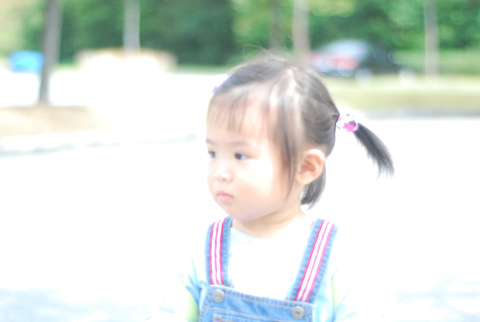
#> input picture 05.OpenCV/img/bright.jpg, 480 x 322 px
$ jupyter execute 'opencv day5.ipynb'
#> lines starting #> are read from the running program, lines starting #| are printed output that depends on the picture
## CLAHE

CLAHE(Contrast Limiting Adaptive Histogram Equalization)는
영상 전체에 이퀄라이즈를 적용했을때 너무 밝은 부분이 날아가는 현상을 막기 위해 영상을 일정한 영역으로 나눠서 이퀄라이즈를 적용하는 것을 말한다.
노이즈가 증폭되는 것을 막기 위해 어느 히스토그램 계급(bin)이든 지정된 제한 값을 넘으면 그 픽셀은 다른 계급으로 배분하고 나서 이퀄라이즈를 적용한다.

##### clahe = cv2.createCLAHE(clipLimit, tileGridSize) : CLAHE 생성
* clipLimit : Contrast 제한 경계 값, 기본 40.0
* tileGridSize : 영역 크기, 기본 8x8
* clahe : 생성된 CLAHE 객체

##### clahe.apply(src) : CLAHE 적용
* src : 입력 영상

[cell 1]
import cv2
import numpy as np
import matplotlib.pylab as plt

# 이미지를 읽어서 YUV 컬러 스페이스로 변경
img = cv2.imread('./img/bright.jpg')
#> img is the input picture: shape (322, 480, 3); mean B, G, R 216.5, 222.7, 215.1
img_yuv = cv2.cvtColor(img, cv2.COLOR_BGR2YUV)
#> img_yuv: shape (322, 480, 3); mean of channels 0, 1, 2 219.7, 126.4, 123.9

# 밝기 채널에 대해서 이퀄라이즈 적용
img_eq = img_yuv.copy()
img_eq[:,:,0] = cv2.equalizeHist(img_eq[:,:,0])
#> img_eq: shape (322, 480, 3); mean of channels 0, 1, 2 156.4, 126.4, 123.9
ing_eq = cv2.cvtColor(img_eq, cv2.COLOR_YUV2BGR)
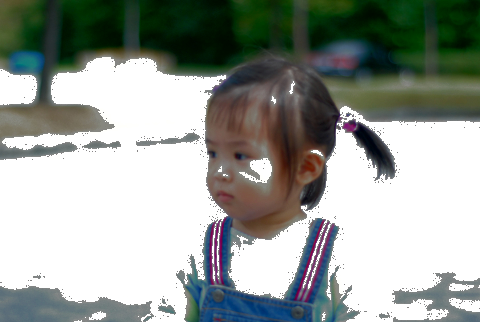
#> ing_eq: shape (322, 480, 3); mean B, G, R 153.4, 159.4, 153.2

# 밝기채널에 대해 CLAHE 적용
img_clahe = img_yuv.copy()
clahe = cv2.createCLAHE(clipLimit=3.0, tileGridSize=(8,8))
img_clahe[:,:,0] = clahe.apply(img_clahe[:,:,0])
#> img_clahe: shape (322, 480, 3); mean of channels 0, 1, 2 203.9, 126.4, 123.9
img_clahe = cv2.cvtColor(img_clahe, cv2.COLOR_YUV2BGR)
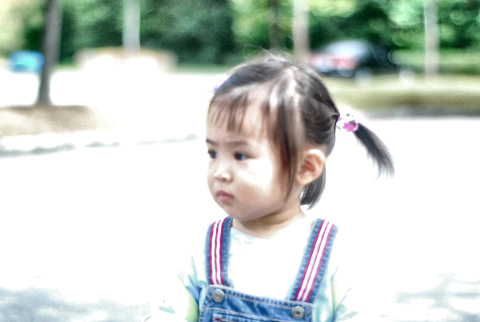
#> img_clahe: shape (322, 480, 3); mean B, G, R 200.7, 206.9, 199.2

cv2.imshow('Before', img)
cv2.imshow('CLAHE', img_clahe)
cv2.imshow('equalizeHist', img_eq)
cv2.waitKey()
cv2.destroyAllWindows()

### 2D 히스토그램

1차원 히스토그램은 각 픽셀이 몇개인지 세어서 그래프로 표현하는데,
2차원 히스토그램은 이와 같은 축이 2개이고 각각의 축이 만나는 지점의 개수를 표현한다.

다음은 화창한 가을 하늘의 산을 찍은 사진을 2차원 히스토그램으로 표현한 것이다.

[cell 2]
import cv2
import matplotlib.pylab as plt

plt.style.use('classic')
img = cv2.imread('./img/mountain.jpg')
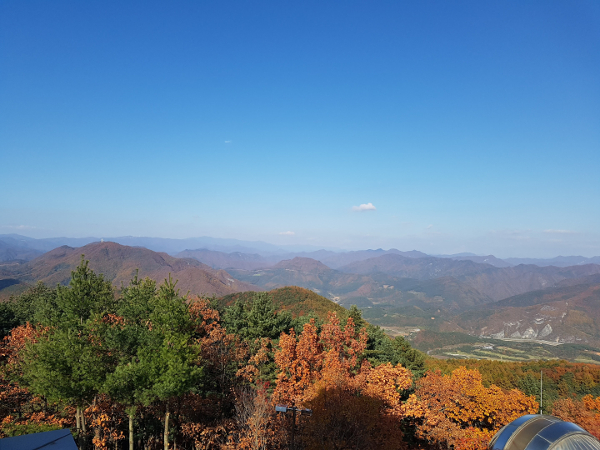
#> input picture 05.OpenCV/img/mountain.jpg, 600 x 450 px
#> img is the input picture: shape (450, 600, 3); mean B, G, R 151.4, 127.3, 100.2

plt.subplot(131)
hist = cv2.calcHist([img], [0,1], None, [32,32], [0,256,0,256]) # 파랑과초록에 대한 히스토그램
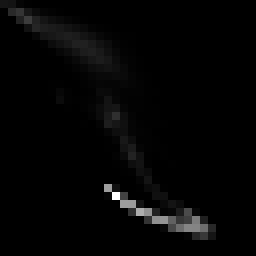
#> hist: shape (32, 32) float32 (shown 8 times larger); min 0, max 13423, mean 263.7; drawn with min black and max white
p = plt.imshow(hist)
plt.title('Blue and Green')
plt.colorbar(p)

plt.subplot(132)
hist = cv2.calcHist([img], [1,2], None, [32,32], [0,256,0,256]) # 초록과 빨강에 대한 히스토그램
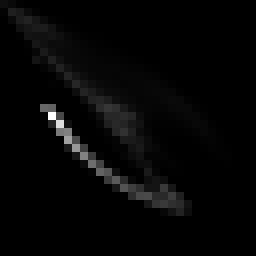
#> hist: shape (32, 32) float32 (shown 8 times larger); min 0, max 10964, mean 263.7; drawn with min black and max white
p = plt.imshow(hist)
plt.title('Green and red')
plt.colorbar(p)

plt.subplot(133)
hist = cv2.calcHist([img], [0,2], None, [32,32], [0,256,0,256]) # 파랑과 빨강에 대한 히스토그램
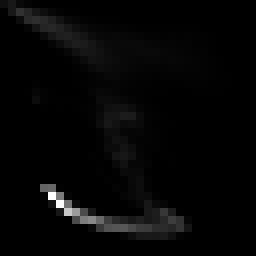
#> hist: shape (32, 32) float32 (shown 8 times larger); min 0, max 11349, mean 263.7; drawn with min black and max white
p = plt.imshow(hist)
plt.title('Blue and Red')
plt.colorbar(p)

plt.show()
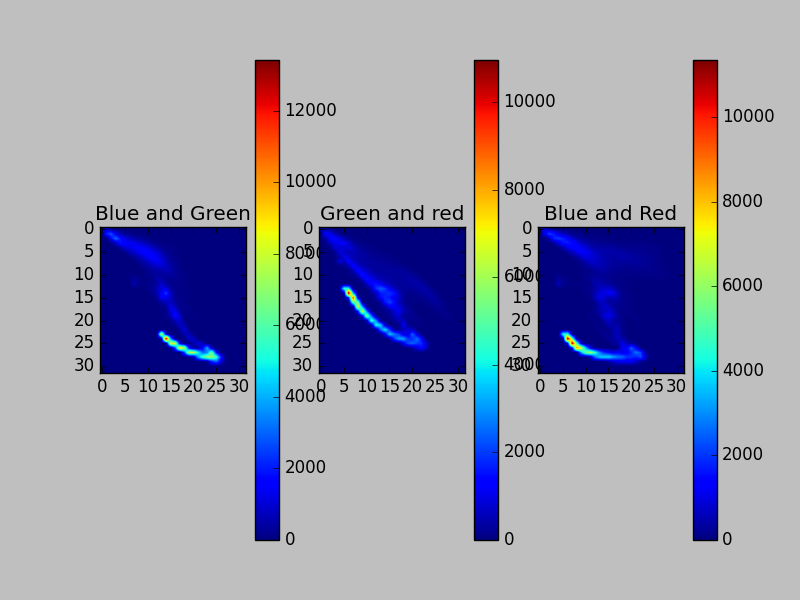
#> figure drawn by matplotlib, 6 panels

### 역투영

2차원 히스토그램과 HSV 컬러 스페이스를 이용하면 색상으로 특정 물체나 사물의 일부분을 배경에서 분리할 수 있다.
기본 원리는 물체가 있는 관심영역의 H 와 V 값의 분포를 얻어낸 후 전체 영상에서 해당 분포의 픽셀만 찾아내는 것이다.

아래 예제는 마우스로 선택한 특정 물체만 배경에서 분리할 수 있다.

##### cv2.calcBlackProject(img, channel, hist, ranges, scale)
* img : 입력 영상, [img]처럼 리스트로 감싸서 표현
* channel : 처리할 채널, 리스트로 감싸서 표현
  * 1채널 : [0], 2채널 : [0,1], 3채널 : [0,1,2]
* hist : 역투영에 사용할 히스토그램
* ranges : 각 픽셀이 가질 수 있는 값의 범위
* scale : 결과에 적용할 배율 계수

* 마우스로 선택한 영역의 물체 배경 제거

[cell 3]
import cv2
import numpy as np
import matplotlib.pyplot as plt

win_name = 'black_projection'
img = cv2.imread('./img/pump_horse.jpg')
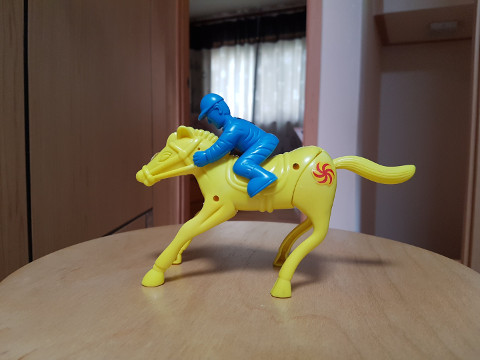
#> input picture 05.OpenCV/img/pump_horse.jpg, 480 x 360 px
#> img is the input picture: shape (360, 480, 3); mean B, G, R 82.8, 98.9, 112.7
hsv_img = cv2.cvtColor(img, cv2.COLOR_BGR2HSV)
#> hsv_img: shape (360, 480, 3); mean H, S, V 35.4, 90.6, 118.5
draw = img.copy()

# 역투영된 결과를 마스킹해서 결과를 출력하는 공통합수
def masking(bp, win_name):
    disc = cv2.getStructuringElement(cv2.MORPH_ELLIPSE, (5,5))
    cv2.filter2D(bp,-1,disc,bp)
    _, mask = cv2.threshold(bp, 1, 255, cv2.THRESH_BINARY)
    result = cv2.bitwise_and(img, img, mask=mask)
    cv2.imshow(win_name, result)

# 직접 구현한 역투영 함수
def backProject_manual(hist_roi):
    # 전체 영상에 대한 H, S 히스토그램 계산
    hist_img = cv2.calcHist([hsv_img], [0,1], None, [180,256], [0,180,0,256])
    # 선택 영역과 전체 영상에 대한 히스토그램 비율 계산
    hist_rate = hist_roi/ (hist_img+1)
    # 비율에 맞는 픽셀값 매핑
    h,s,v = cv2.split(hsv_img)
    bp = hist_rate[h.ravel(), s.ravel()]
    bp = np.minimum(bp, 1)
    bp = bp.reshape(hsv_img.shape[:2])
    cv2.normalize(bp,bp,0,255,cv2.NORM_MINMAX)
    bp = bp.astype(np.uint8)
    # 역투영 결과로 마스킹해서 결과 출력
    masking(bp, 'result_manual')

# opencv API로 구현한 함수
def backProject_cv(hist_roi):
    # 역투영 함수 호출
    bp = cv2.calcBackProject([hsv_img], [0,1], hist_roi, [0,180,0,256], 1)
    # 역투영 결과로 마스킹해서 결과 출력
    masking(bp, 'result_cv')

# ROI선택
(x,y,w,h) = cv2.selectROI(win_name, img, False)
if w>0 and h>0:
    roi = draw[y:y+h, x:x+w]
    cv2.rectangle(draw, (x,y), (x+w, y+h), (0,0,255), 2)
    # 선택한 ROI를 HSV컬러 스페이스로 변경
    hsv_roi = cv2.cvtColor(roi, cv2.COLOR_BGR2HSV)
    # H, S채널에 대한 히스토그램 계산
    hist_roi = cv2.calcHist([hsv_roi], [0,1], None, [180,256], [0, 180, 0, 256])
    # ROI의 히스토그램을 매뉴얼 구현함수와 opencv를 이용하는 ㅎ마수에 각각 전달
    backProject_manual(hist_roi)
    backProject_cv(hist_roi)

cv2.imshow(win_name, draw)
cv2.waitKey()
cv2.destroyAllWindows()
